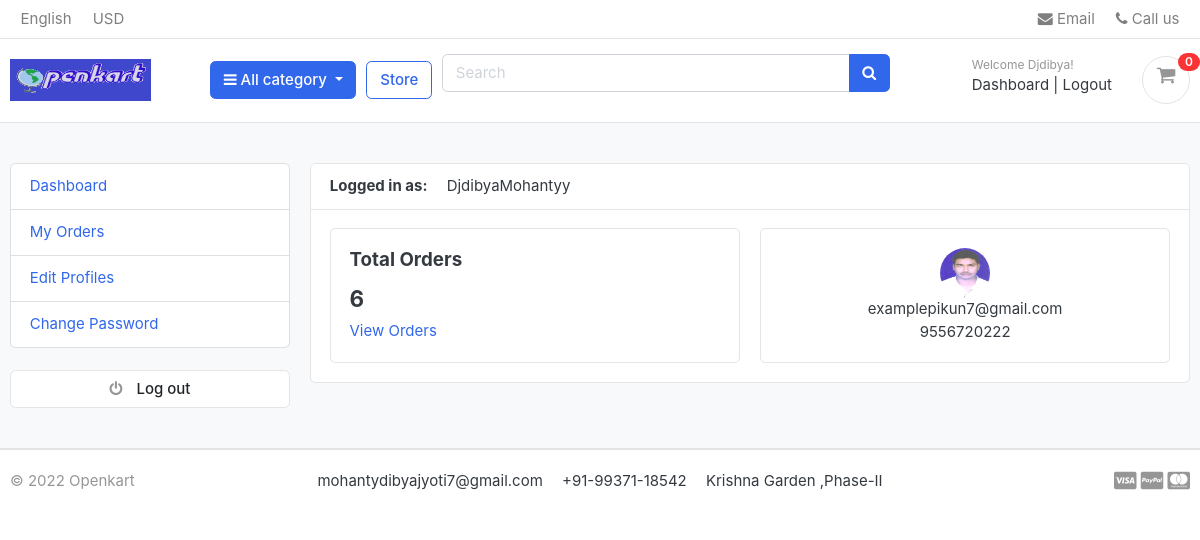
The app's page /accounts/dashboard/ (signed in) with its own data.
### accounts/models.py (models this page shows, shortened)
class Account(AbstractBaseUser):
    first_name   = models.CharField(max_length=50)
    last_name    = models.CharField(max_length=50)
    username     = models.CharField(max_length=50,unique=True)
    email        = models.EmailField(max_length=100,unique=True)
    phone_number = models.CharField(max_length=50)
    date_joined  = models.DateTimeField(auto_now_add=True)
    last_login   = models.DateTimeField(auto_now_add=True)
    is_admin     = models.BooleanField(default=False)
    is_staff     = models.BooleanField(default=False)
    is_active    = models.BooleanField(default=False)
    is_superadmin = models.BooleanField(default=False)
    USERNAME_FIELD = 'email'
    REQUIRED_FIELDS = ['username','first_name','last_name']
    objects = MyAccountManager()
    def full_name(self):
        return f'{self.first_name}{self.last_name}'

class  UserProfile(models.Model):
    user = models.OneToOneField(Account,on_delete=models.CASCADE)
    address_line_1 =models.CharField(blank=True,max_length=100)
    address_line_2 = models.CharField(blank=True, max_length=100)
    profile_picture = models.ImageField(blank=True,upload_to='userprofile')
    city = models.CharField(blank=True,max_length=20)
    state = models.CharField(blank=True, max_length=20)
    country = models.CharField(blank=True, max_length=20)

### accounts/views.py (the view)
# urls.py: path('dashboard/',views.dashboard,name='dashboard'),
@login_required(login_url='login')
def dashboard(request):
    orders = Order.objects.order_by('-created_at').filter(user_id=request.user.id,is_ordered=True)
    orders_count = orders.count()
    userprofile = UserProfile.objects.get(user_id=request.user.id)
    context = {
       'orders_count' : orders_count,
        'userprofile' : userprofile,
    }
    return render(request,'accounts/dashboard.html',context)

### carts/context_processors.py (called while the page is built)
def counter(request):
    cart_count = 0
    if 'admin' in request.path:
        return {}
    else:
        try:
            cart = Cart.objects.filter(cart_id=_cart_id(request))
            if request.user.is_authenticated:
                cart_items = CartItem.objects.all().filter(user=request.user)
            else:
                cart_items = CartItem.objects.all().filter(cart=cart[:1])
            for cart_item in cart_items:
                cart_count +=  cart_item.quantity
        except Cart.DoesNotExist:
            cart_count = 0
    return dict(cart_count=cart_count)

### carts/views.py (called while the page is built)
def _cart_id(request):
    cart = request.session.session_key
    if not cart:
        cart = request.session.create()
    return cart

### category/context_processors.py (called while the page is built)
def menu_links(request):
    links = Category.objects.all()
    return dict(links=links)

### category/models.py (called while the page is built)
    def get_url(self):
        return reverse('products_by_category',args=[self.slug])

### templates/accounts/dashboard.html (shortened to what this page needs)
{% extends 'base.html' %}
{% block content %}
<section class="section-conten padding-y bg">
<div class="container">
	<div class="row">
    {% include 'includes/dashboard_sidebar.html' %}
	<main class="col-md-9">
		<article class="card">
		<header class="card-header">
			<strong class="d-inline-block mr-3">Logged in as:</strong>
			<span>{{user.full_name}}</span>
		</header>
		<div class="card-body">
			<div class="row">
				<div class="col-md-6">
					<div class="card">
						<div class="card-body">
							<h5 class="card-title">Total Orders</h5>
							<h4>{{orders_count}}</h4>
							<a href="{% url 'my_orders' %}">View Orders</a>
						</div>
					</div>
				</div>
				<div class="col-md-6">
					<div class="card" style="text-align:center;">
						<div class="card-body">
							<img src="{{userprofile.profile_picture.url}}" alt="User Profile Picture" width="50" height="50" style="border-radius:50%">
							<p class="mb-0">{{user.email}}</p>
							<p>{{user.phone_number}}</p>
						</div>
					</div>
				</div>
			</div>
		</div>
		</article>
	</main>
</div>
</div>
</section>
{% endblock %}

### templates/includes/navbar.html (shortened to what this page needs)
{% load static %}
<header class="section-header">
<nav class="navbar p-md-0 navbar-expand-sm navbar-light border-bottom">
<div class="container">
  <div class="collapse navbar-collapse" id="navbarTop4">
    <ul class="navbar-nav mr-auto">
    	<li class="nav-item dropdown">
		 	<a href="#" class="nav-link"> English </a>
		</li>
		<li class="nav-item dropdown">
			<a href="#" class="nav-link"> USD </a>
		</li>
    </ul>
    <ul class="navbar-nav">
		<li><a href="#" class="nav-link"> <i class="fa fa-envelope"></i> Email </a></li>
		<li><a  href="#" class="nav-link"> <i class="fa fa-phone"></i> Call us </a></li>
	</ul>
  </div>
</div>
</nav>
<section class="header-main border-bottom">
	<div class="container">
<div class="row align-items-center">
	<div class="col-lg-2 col-md-3 col-6">
		<a href="{% url 'home' %}" class="brand-wrap">
			<img class="logo"  src="{% static './images/logo.png' %}">
		</a>
	</div>
	<div class="col-lg col-sm col-md col-6 flex-grow-0">
		<div class="category-wrap dropdown d-inline-block float-right">
			<button type="button" class="btn btn-primary dropdown-toggle" data-toggle="dropdown">
				<i class="fa fa-bars"></i> All category
			</button>
		</div>
	</div>
	<a href="{% url 'store' %}" class="btn btn-outline-primary">Store</a>
	<div class="col-lg  col-md-6 col-sm-12 col">
		<form action="{% url 'search' %}" class="search" method="GET">
			<div class="input-group w-100">
			    <input type="text" class="form-control" style="width:60%;" placeholder="Search" name="keyword">
			    <div class="input-group-append">
			      <button class="btn btn-primary" type="submit">
			        <i class="fa fa-search"></i>
			      </button>
			    </div>
		    </div>
		</form>
	</div>
	<div class="col-lg-3 col-sm-6 col-8 order-2 order-lg-3">
				<div class="d-flex justify-content-end mb-3 mb-lg-0">
					{% if user.id is None %}
						<div class="widget-header">
							<small class="title text-muted">Welcome guest!</small>
							<div>
								<a href="{% url 'login' %}">Sign in</a> <span class="dark-transp"> | </span>
								<a href="{% url 'register' %}"> Register</a>
							</div>
						</div>
					{% else %}
						<div class="widget-header">
							<small class="title text-muted">Welcome {{user.first_name}}!</small>
							<div>
								<a href="{% url 'dashboard' %}">Dashboard</a> <span class="dark-transp"> | </span>
								<a href="{% url 'logout' %}"> Logout</a>
							</div>
						</div>
					{% endif %}
					<a href="{% url 'cart' %}" class="widget-header pl-3 ml-3 ">
						<div class="icon icon-sm rounded-circle border"><i class="fa fa-shopping-cart mt-2"></i></div>
						<span class="badge badge-pill badge-danger notify">{{cart_count}}</span>
					</a>
				</div>
			</div>
</div>
	</div>
</section>
</header>

### static/css/ui.css (style rules this page uses)
html { font-family: "Inter", sans-serif; font-size: 15px; }
.icon-xs, .icon-sm, .icon-md, .icon-lg { display: inline-block; text-align: center; flex-shrink: 0; flex-grow: 0; }
.icon-sm { width: 48px; height: 48px; line-height: 48px !important; font-size: 20px; }
.padding-y { padding-top: 40px; padding-bottom: 40px; }
article:after, .form-group:after { display: block; clear: both; content: ""; }
.bg { background-color: #f8f9fa; }
p:last-child { margin-bottom: 0; }
.header-main { position: relative; padding-top: 1rem; padding-bottom: 1rem; }
.brand-wrap .logo, .navbar-brand .logo { margin-right: 7px; max-height: 42px; display: inline-block; }
.widget-header { display: inline-block; vertical-align: middle; position: relative; }
.widget-header a { color: #343a40; }
.widget-header i { color: #969696; }
.widget-header .title { display: block; }
.widget-header .notify { position: absolute; top: -3px; right: -10px; }
.notify { position: absolute; top: -4px; right: -10px; display: inline-block; padding: 0.25em 0.6em; font-size: 12px; line-height: 1; text-align: center; border-radius: 3rem; color: #fff; background-color: #fa3434; }

### records on screen
Account: first_name "Djdibya", full_name "DjdibyaMohantyy", email "examplepikun7@gmail.com", phone_number "9556720222"
UserProfile: profile_picture (picture)

### other values on screen
{{ cart_count }} "0"
{{ orders_count }} "6"
